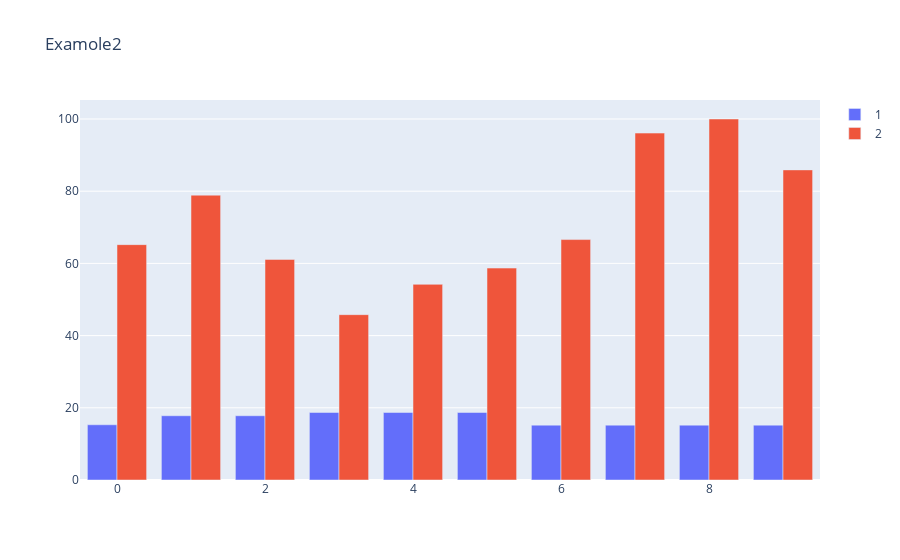

The notebook cell saved with this chart:
### Code cell
trace0 = go.Bar(x=df.index[:10], y=df["PTRATIO"][:10], name="1")

trace1 = go.Bar(
    x=df.index[:10], y=df["AGE"][:10], name="2"
)

# Get together the data and style objects
data = [trace0, trace1]
layout = {"title": "Examole2"}

# Create a `Figure` and plot it
fig = go.Figure(data=data, layout=layout)
iplot(fig, show_link=False)

### Figure 1 — Plotly figure (JSON) as saved in the notebook; plotly's stock layout.template omitted (floating-point values rounded to 4 significant figures)
{"data": [{"name": "1", "type": "bar", "x": [0, 1, 2, 3, 4, 5, 6, 7, 8, 9], "y": [15.3, 17.8, 17.8, 18.7, 18.7, 18.7, 15.2, 15.2, 15.2, 15.2]}, {"name": "2", "type": "bar", "x": [0, 1, 2, 3, 4, 5, 6, 7, 8, 9], "y": [65.2, 78.9, 61.1, 45.8, 54.2, 58.7, 66.6, 96.1, 100, 85.9]}], "layout": {"title": {"text": "Examole2"}}}
